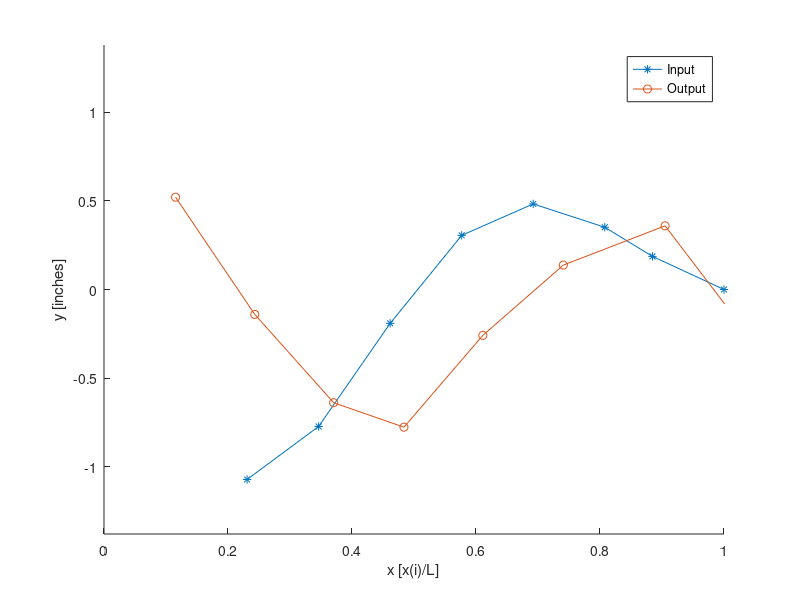

This chart was generated by the following MATLAB code: (Note: this script raises an error after producing the figure.)
clear, clc, close all
vars = {'XL1', 'XL2', 'XL3', 'XL4', ...
    'XL5', 'XL6', 'XL7', 'XL8', 'XL9', 'XL10'};
%     'XR1', 'XR10', ...
%     'XR2', 'XR3', 'XR4', 'XR5', 'XR6', 'XR7', 'XR8', 'XR9'};
allpoints = load('allpoints.mat', vars{:});

%% Rearrange the data into 8 points (3d) by time
point_mat = zeros(numel(vars),3,31);
average_mat = zeros(numel(vars),3);
for i=1:numel(vars)
    vec = allpoints.(vars{i});
    point_mat(i, 1, :) = vec(1, :);
    point_mat(i, 2, :) = vec(2, :);
    point_mat(i, 3, :) = vec(3, :);
    average_mat(i, 1) = mean(vec(1, :));
    average_mat(i, 2) = mean(vec(2, :));
    average_mat(i, 3) = mean(vec(3, :));
end

%% Find line of best fit for average points on fin
fin_neutral_mat = average_mat(3:10,:);
rig_mat = average_mat(1:2, :);
% r0=mean(fin_neutral_mat);
% fin_neutral_mat=bsxfun(@minus,fin_neutral_mat,r0);
% [~,~,V]=svd(fin_neutral_mat,0);
% direction=V(:,1);

%% Find scaling factor by using fin length
fin_length = sqrt((average_mat(3, 1)-average_mat(10,1))^2 + ...
    (average_mat(3,2) - average_mat(10,2))^2 + ...
    (average_mat(3,3) - average_mat(10,3))^2);
q = fin_length/23;

%% Create 3d fit line matrix
% fin_fit_mat = zeros(20, 3);
% for t=1:570
%     fin_fit_mat(t, :) = r0 + t.*direction';
% end

%% Find the average spar spacing
d = @(x1,x2,y1,y2,z1,z2) sqrt((x2-x1)^2+(y2-y1)^2+(z2-z1)^2);

% Find the amplitudes over time
fin_mat = point_mat(3:10, :, :);
A_exp = zeros(size(fin_mat,1),31);
for t=1:size(fin_mat,3)
    for i=1:size(fin_mat,1)
        A_exp(i,t) = d(fin_mat(i,1,t),fin_neutral_mat(i,1),fin_mat(i,2,t),fin_neutral_mat(i,2),fin_mat(i,3,t),fin_neutral_mat(i,3));
        vec = [fin_mat(i,1,t)-fin_neutral_mat(i,1) fin_mat(i,2,t)-fin_neutral_mat(i,2) fin_mat(i,3,t)-fin_neutral_mat(i,3)];
        s = sign(vec(3));
        A_exp(i,t) = s*A_exp(i,t);
    end
end

exp_spacing = zeros(size(fin_neutral_mat,1) - 1, 1);
for i=2:size(fin_neutral_mat,1)
    exp_spacing(i - 1) = d(fin_neutral_mat(i,1),fin_neutral_mat(i-1,1),fin_neutral_mat(i,2),fin_neutral_mat(i-1,2),fin_neutral_mat(i,3),fin_neutral_mat(i-1,3));
end

% Normalize data
exp_spacing = exp_spacing/q;
xd_exp = zeros(numel(exp_spacing)+1,1) + 3;
for i=1:numel(exp_spacing)
    xd_exp(i+1) = xd_exp(i) + exp_spacing(i);
end
A_exp = A_exp/q;

%% Constants
xd = [6, 9, 12, 15, 18, 21, 23, 26];
xc = 6:0.1:26;
L = 26;
f = 5; % Rad/s
lambda = L;
spar_length = 7;
Amax = 10*pi/180*spar_length; % inches
k = (2*pi)/lambda;
dt = 0.156; % s

%% Linearly increasing amplitude
A = @(x) (L-x + 3)*Amax/L;
y = @(x, t) sin(k*(L-x) - f*t);

figure(1), hold on
h1 = plot(xd/L, A(xd).*y(xd, 0), '*-');
h2 = plot(xd_exp/L, A_exp(:,1), 'o-');
% h3 = plot(xc/L, A(xc).*y(xc, 0));
xlim([0 1])
ylim([-max(A(xd))-0.3 max(A(xd))+0.3])
xlabel('x [x(i)/L]')
ylabel('y [inches]')
legend({'Input', 'Output'})
Nz = 5;
%% Run timesteps
% Create movie structures
filename = 'kinematic_verification.gif';
init_getframe = struct('cdata',[],'colormap',[]);
frames = repmat(init_getframe, Nz, 1 );
frames(1) = getframe(figure(1));
im = frame2im(frames(1));
[imind,cm] = rgb2ind(im,256);
imwrite(imind,cm,filename,'gif', 'Loopcount',inf);

i = 2;
for t=0:dt:4.6
    t_offset = t + 0.1;
    set(h1,'YData', A(xd).*y(xd, t_offset));
    set(h2,'YData', A_exp(:,i));
    drawnow
    frames(i) = getframe(figure(1));
    im = frame2im(frames(i));
    [imind,cm] = rgb2ind(im,256);
    imwrite(imind,cm,filename,'gif','WriteMode','append','delaytime',dt);    pause(dt)
    i = i + 1;
end

